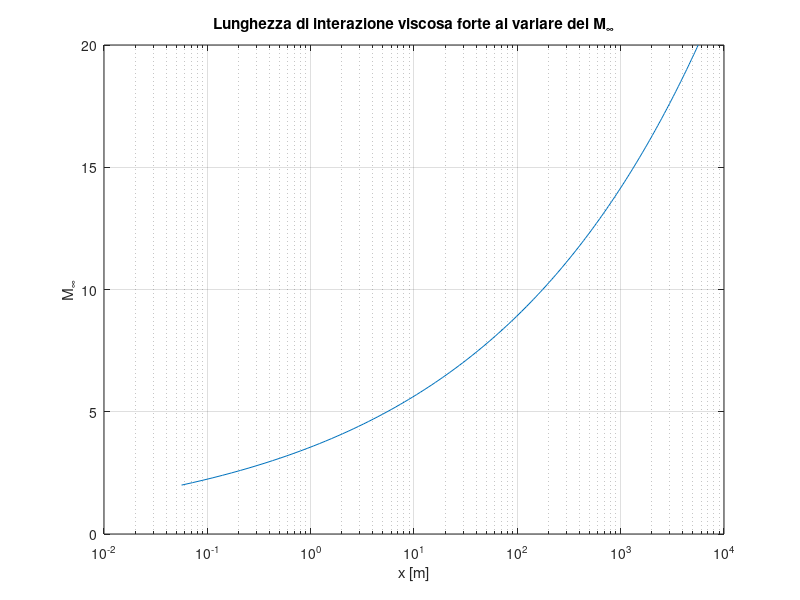
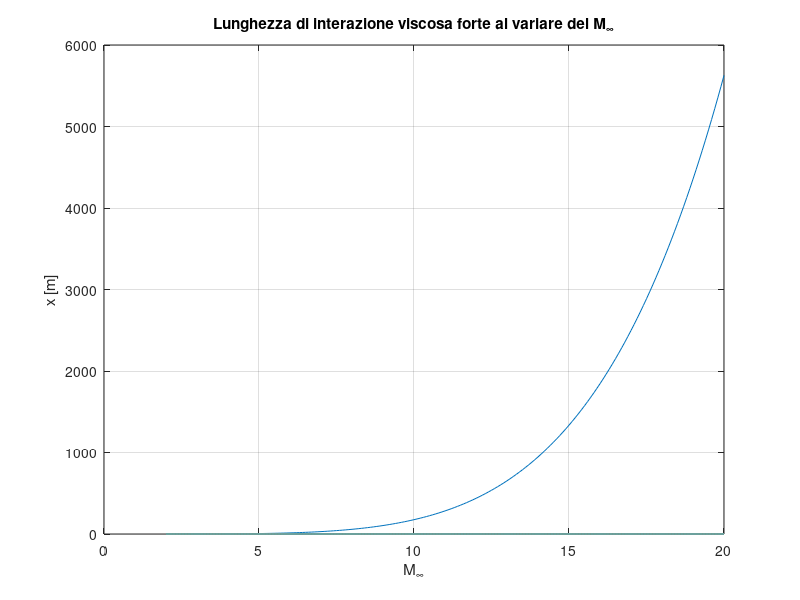

Source code (MATLAB) for these figures, in order:

clear all 
clc



Ma=2:0.1:20;
T_e=288;
p_e=2;
T_w=600;
mu_e=1.789*10^(-5);
mu_w=3.0156*10^-5;
C=(T_e/T_w)*(mu_w/mu_e);
R=287;
gamma=1.4;
a_e=sqrt(gamma*R*T_e);
x=zeros(length(Ma));
rho_e=p_e/(R*T_e);

for i=1:length(Ma);
u_e=Ma(i)*a_e;    
x(i)=C*Ma(i)^6*mu_e/(rho_e*u_e);
end
figure(1)
semilogx(x,Ma)
grid on
xlabel('x [m]')
ylabel('M_{\infty}')
title('Lunghezza di interazione viscosa forte al variare del M_{\infty}')

figure(2)
plot(Ma,x)
grid on
ylabel('x [m]')
xlabel('M_{\infty}')
title('Lunghezza di interazione viscosa forte al variare del M_{\infty}')
